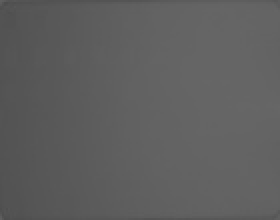
#> input picture processed_data/comp/r_Pixel2_No4_240_Comp_0_g.jpeg, 140 x 110 px (shown 2 times larger)
$ python PCA_Reduce_Image_features.py
#> lines starting #> are read from the running program, lines starting #| are printed output that depends on the picture
# encoding:GBK
import time
import numpy as np
import cv2 as cv
import matplotlib.pyplot as plt

def Z_centered(dataMat):
    rows, cols = dataMat.shape
    meanVal = np.mean(dataMat, axis=0)
    meanVal = np.tile(meanVal, (rows, 1))
    newdata = dataMat - meanVal
    return newdata, meanVal

def Cov(dataMat):
    meanVal = np.mean(data, 0)
    meanVal = np.tile(meanVal, (rows, 1))
    Z = dataMat - meanVal
    Zcov = (1 / (rows - 1)) * Z.T * Z
    return Zcov

def Percentage2n(eigVals, percentage):
    sortArray = np.sort(eigVals)
    sortArray = sortArray[-1::-1]
    arraySum = sum(sortArray)
    tmpSum = 0
    num = 0
    for i in sortArray:
        tmpSum += i
        num += 1
        if tmpSum >= arraySum * percentage:
            return num

def EigDV(covMat, p):
    D, V = np.linalg.eig(covMat)
    k = Percentage2n(D, p)
    print("Keep {0}% Information need top {1} components".format(p*100, k) + "\n")
    eigenvalue = np.argsort(D)
    K_eigenValue = eigenvalue[-1:-(k + 1):-1]
    K_eigenVector = V[:, K_eigenValue]
    return K_eigenValue, K_eigenVector, k

def getlowDataMat(DataMat, K_eigenVector):
    return DataMat * K_eigenVector

def Reconstruction(lowDataMat, K_eigenVector, meanVal):
    reconDataMat = lowDataMat * K_eigenVector.T + meanVal
    return reconDataMat

def PCA_function(data, p):
    dataMat = np.float32(np.mat(data))
    dataMat, meanVal = Z_centered(dataMat)
    covMat = np.cov(dataMat, rowvar=0)
    D, V , k = EigDV(covMat, p)
    lowDataMat = getlowDataMat(dataMat, V)
    reconDataMat = Reconstruction(lowDataMat, V, meanVal)
    return reconDataMat, k


def main():
    imagePath = './processed_data/comp/r_Pixel2_No4_240_Comp_0_g.jpeg'
    image = cv.imread(imagePath)
#> image is the input picture: shape (110, 140, 3); min 77, max 103, mean 94.4
    image = cv.cvtColor(image, cv.COLOR_BGR2GRAY)
#> image: shape (110, 140)
    rows, cols = image.shape
#> rows = 110; cols = 140
    print("降维前的特征个数：" + str(cols) + "\n")
#| 降维前的特征个数：140
    print(image)
#> (printed output is left out)
    print('----------------------------------------')
    start_time = time.time()
    reconImage, k = PCA_function(image, 0.99)
#> in Z_centered, `newdata = dataMat - meanVal`:
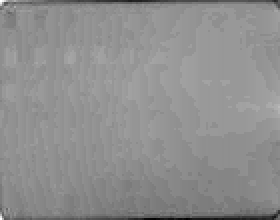
#> newdata: shape (110, 140) float32 (shown 2 times larger); min -15.25, max 11.92, mean 9.51e-08; drawn with min black and max white
#> in PCA_function, `covMat = np.cov(dataMat, rowvar=0)`:
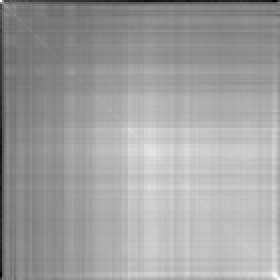
#> covMat: shape (140, 140) float64 (shown 2 times larger); min -3.82, max 5.82, mean 2.25; drawn with min black and max white
#> the loop in Percentage2n, `for i in sortArray:` made 28 passes
#> after the loop in Percentage2n, `for i in sortArray:`: num = 28
#| Keep 99.0% Information need top 28 components
#> in EigDV, `eigenvalue = np.argsort(D)`: eigenvalue = 140 values, max 139 at index 13, min 0 at index 139, mean 69.5
#> in EigDV, `K_eigenValue = eigenvalue[-1:-(k + 1):-1]`: K_eigenValue = 28 values, max 27 at index 27, min 0 at index 0, mean 13.5
#> in PCA_function, `D, V , k = EigDV(covMat, p)`: D has the same summary as K_eigenValue in EigDV; k = 28
#> k = 28
    print('PCA run {0} seconds'.format(time.time()-start_time))
    reconImage = reconImage.astype(np.uint8)
    print(reconImage)
#> (printed output is left out)
    cv.imwrite('./processed_data/uncomp/reconstructed/' + '064_uncomp.png', reconImage)
    plt.figure(constrained_layout=False)
    #plt.subplot(133)
    plt.imshow(np.abs(reconImage), "gray")
    plt.title("Gaussian Low Pass")
    plt.show()


if __name__ == '__main__':
    main()
